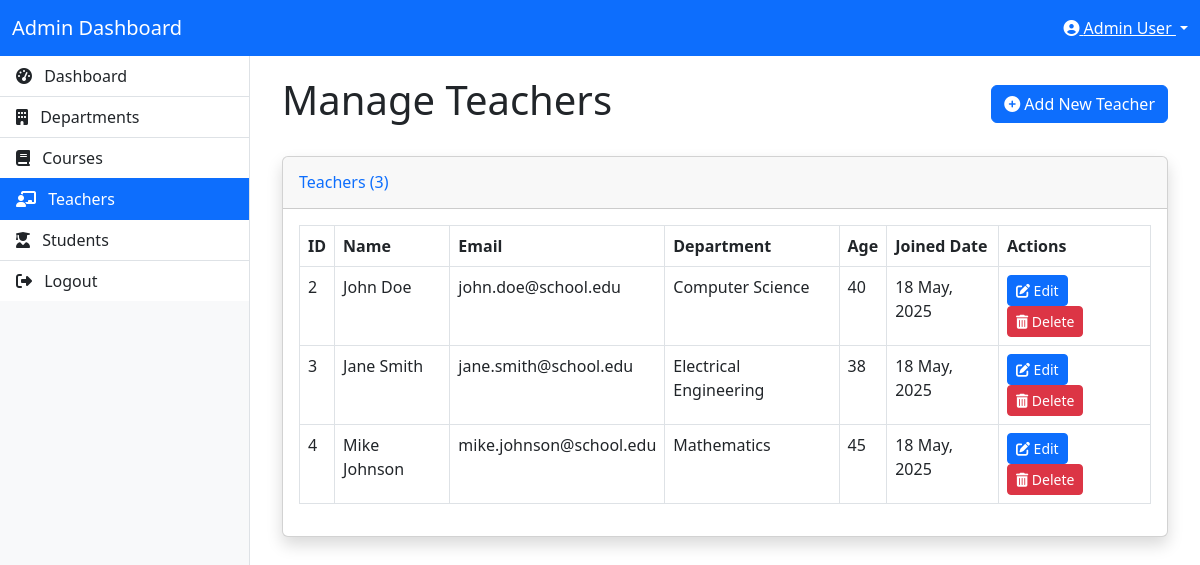
Screenshot of /admin/teachers.php (signed in) with the database file from the repository.
### tables this page shows
CREATE TABLE IF NOT EXISTS users (
    id INT AUTO_INCREMENT PRIMARY KEY,
    full_name VARCHAR(100) NOT NULL,
    email VARCHAR(100) NOT NULL UNIQUE,
    password VARCHAR(255) NOT NULL,
    user_type_id INT NOT NULL,
    department_id INT,
    age INT,
    profile_picture VARCHAR(255) DEFAULT 'default.jpg',
    created_at TIMESTAMP DEFAULT CURRENT_TIMESTAMP,
    FOREIGN KEY (user_type_id) REFERENCES user_types(id),
    FOREIGN KEY (department_id) REFERENCES departments(id)
);

CREATE TABLE IF NOT EXISTS departments (
    id INT AUTO_INCREMENT PRIMARY KEY,
    name VARCHAR(100) NOT NULL,
    created_at TIMESTAMP DEFAULT CURRENT_TIMESTAMP
);

### classes/Database.php (called while the page is built, shortened)
<?php
class Database {
    private $host = "localhost";
    private $username = "root";
    private $password = "";
    private $database = "school_dashboard";
    private $conn;
    public function __construct() {
        $this->conn = new mysqli($this->host, $this->username, $this->password, $this->database);
    }
    public function prepare($sql) {
        return $this->conn->prepare($sql);
    }
}
?>

### classes/SessionManager.php (called while the page is built, shortened)
<?php
class SessionManager {
    public static function getUserId() {
        return isset($_SESSION['user_id']) ? $_SESSION['user_id'] : null;
    }
}
?>

### classes/User.php (called while the page is built, shortened)
<?php
require_once 'Database.php';
class User {
    private $db;
    public function __construct() {
        $this->db = new Database();
    }
    public function getUserById($id) {
        $sql = "SELECT u.*, d.name as department_name
                FROM users u
                LEFT JOIN departments d ON u.department_id = d.id
                WHERE u.id = ?";
        $stmt = $this->db->prepare($sql);
        $stmt->bind_param("i", $id);
        $stmt->execute();
        $result = $stmt->get_result();
        if ($result->num_rows === 1) {
            return $result->fetch_assoc();
        }
        return false;
    }
    public function getUsersByType($user_type_id) {
        $sql = "SELECT u.*, d.name as department_name
                FROM users u
                LEFT JOIN departments d ON u.department_id = d.id
                WHERE u.user_type_id = ?";
        $stmt = $this->db->prepare($sql);
        $stmt->bind_param("i", $user_type_id);
        $stmt->execute();
        $result = $stmt->get_result();
        $users = [];
        while ($row = $result->fetch_assoc()) {
            $users[] = $row;
        }
        return $users;
    }
}
?>

### classes/Utility.php (called while the page is built, shortened)
<?php
class Utility {
    public static function formatDate($date, $format = 'd M, Y') {
        return date($format, strtotime($date));
    }
}
?>

### admin/teachers.php (the view, shortened to what this page needs)
<?php
require_once '../classes/SessionManager.php';
require_once '../classes/User.php';
require_once '../classes/Utility.php';
$user = new User();
$userData = $user->getUserById(SessionManager::getUserId());
$teachers = $user->getUsersByType(2);
?>
<!DOCTYPE html>
<html lang="en">
<head>
    <link href="https://cdn.jsdelivr.net/npm/bootstrap@5.3.0-alpha1/dist/css/bootstrap.min.css" rel="stylesheet">
    <link rel="stylesheet" href="https://cdnjs.cloudflare.com/ajax/libs/font-awesome/6.4.0/css/all.min.css">
</head>
<body>
    <nav class="navbar navbar-expand-lg navbar-dark bg-primary">
        <div class="container-fluid">
            <a class="navbar-brand" href="dashboard.php">Admin Dashboard</a>
            <div class="ms-auto">
                <div class="dropdown">
                    <a class="text-white dropdown-toggle" href="#" role="button" id="dropdownMenuLink" data-bs-toggle="dropdown" aria-expanded="false">
                        <i class="fas fa-user-circle"></i> <?php echo $userData['full_name']; ?>
                    </a>
                </div>
            </div>
        </div>
    </nav>
    <div class="layout-container">
        <div class="sidebar">
            <div class="list-group list-group-flush">
                <a href="dashboard.php" class="list-group-item list-group-item-action">
                    <i class="fas fa-tachometer-alt me-2"></i> Dashboard
                </a>
                <a href="departments.php" class="list-group-item list-group-item-action">
                    <i class="fas fa-building me-2"></i> Departments
                </a>
                <a href="courses.php" class="list-group-item list-group-item-action">
                    <i class="fas fa-book me-2"></i> Courses
                </a>
                <a href="teachers.php" class="list-group-item list-group-item-action active">
                    <i class="fas fa-chalkboard-teacher me-2"></i> Teachers
                </a>
                <a href="students.php" class="list-group-item list-group-item-action">
                    <i class="fas fa-user-graduate me-2"></i> Students
                </a>
                <a href="../logout.php" class="list-group-item list-group-item-action">
                    <i class="fas fa-sign-out-alt me-2"></i> Logout
                </a>
            </div>
        </div>
        <div class="content">
            <div class="container-fluid">
                <div class="d-flex justify-content-between align-items-center mb-4">
                    <h1>Manage Teachers</h1>
                    <button type="button" class="btn btn-primary" data-bs-toggle="modal" data-bs-target="#addTeacherModal">
                        <i class="fas fa-plus-circle"></i> Add New Teacher
                    </button>
                </div>
                <div class="card shadow mb-4">
                    <div class="card-header py-3">
                        <h6 class="m-0 font-weight-bold text-primary">Teachers (<?php echo count($teachers); ?>)</h6>
                    </div>
                    <div class="card-body">
                        <?php if (empty($teachers)): ?>
                            <div class="alert alert-info">
                                <p>No teachers found.</p>
                            </div>
                        <?php else: ?>
                            <div class="table-responsive">
                                <table class="table table-bordered" width="100%" cellspacing="0">
                                    <thead>
                                        <tr>
                                            <th>ID</th>
                                            <th>Name</th>
                                            <th>Email</th>
                                            <th>Department</th>
                                            <th>Age</th>
                                            <th>Joined Date</th>
                                            <th>Actions</th>
                                        </tr>
                                    </thead>
                                    <tbody>
                                        <?php foreach ($teachers as $teacher): ?>
                                            <tr>
                                                <td><?php echo $teacher['id']; ?></td>
                                                <td><?php echo $teacher['full_name']; ?></td>
                                                <td><?php echo $teacher['email']; ?></td>
                                                <td><?php echo $teacher['department_name']; ?></td>
                                                <td><?php echo $teacher['age']; ?></td>
                                                <td><?php echo Utility::formatDate($teacher['created_at']); ?></td>
                                                <td>
                                                    <button type="button" class="btn btn-sm btn-primary edit-teacher"
                                                            data-id="<?php echo $teacher['id']; ?>"
                                                            data-name="<?php echo $teacher['full_name']; ?>"
                                                            data-email="<?php echo $teacher['email']; ?>"
                                                            data-department="<?php echo $teacher['department_id']; ?>"
                                                            data-age="<?php echo $teacher['age']; ?>"
                                                            data-bs-toggle="modal" data-bs-target="#editTeacherModal">
                                                        <i class="fas fa-edit"></i> Edit
                                                    </button>
                                                    <form method="POST" action="" style="display:inline;">
                                                        <button type="submit" name="delete_teacher" class="btn btn-sm btn-danger"
                                                                onclick="return confirm('Are you sure you want to delete this teacher? This action cannot be undone.');">
                                                            <i class="fas fa-trash-alt"></i> Delete
                                                        </button>
                                                    </form>
                                                </td>
                                            </tr>
                                        <?php endforeach; ?>
                                    </tbody>
                                </table>
                            </div>
                        <?php endif; ?>
                    </div>
                </div>
            </div>
        </div>
    </div>
</body>
</html>

### admin/teachers.php (style rules this page uses)
.layout-container { display: table; width: 100%; height: calc(100vh - 56px); }
.sidebar { display: table-cell; width: 250px; background-color: #f8f9fa; vertical-align: top; border-right: 1px solid #dee2e6; }
.content { display: table-cell; vertical-align: top; padding: 20px; }
.list-group-item { border-radius: 0; border-left: none; border-right: none; }

### rows the page displays
users: full_name "Admin User"
users: id "2", full_name "John Doe", email "john.doe@school.edu", department.name "Computer Science", age "40", created_at "18 May, 2025"
users: id "3", full_name "Jane Smith", email "jane.smith@school.edu", department.name "Electrical Engineering", age "38", created_at "18 May, 2025"
users: id "4", full_name "Mike Johnson", email "mike.johnson@school.edu", department.name "Mathematics", age "45", created_at "18 May, 2025"

### other values shown
count($teachers) "3"
